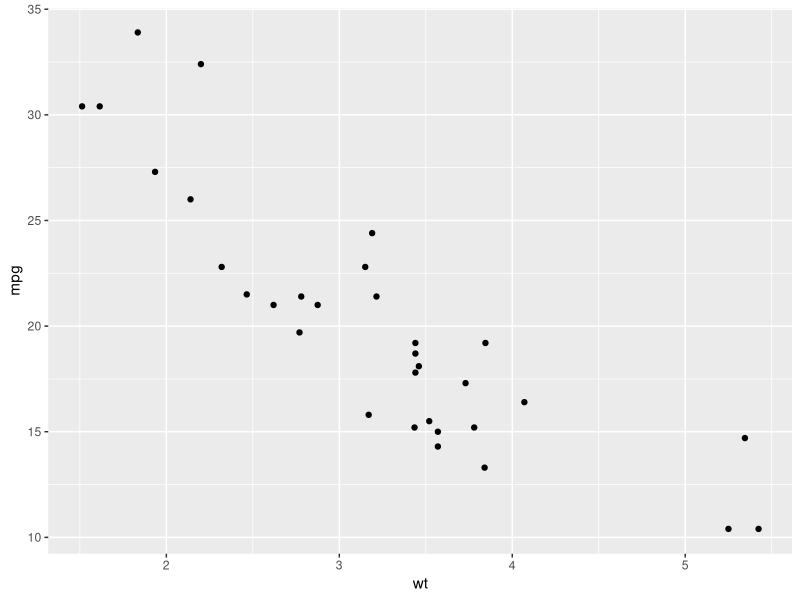
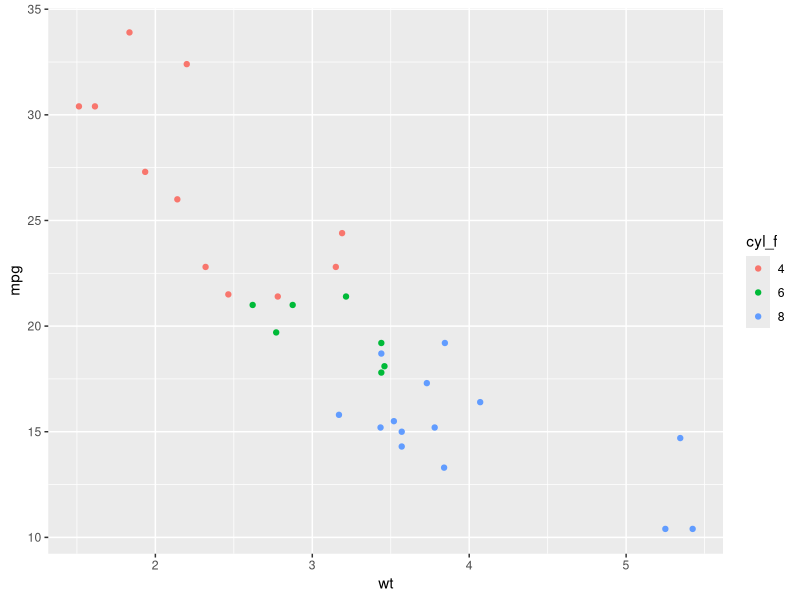
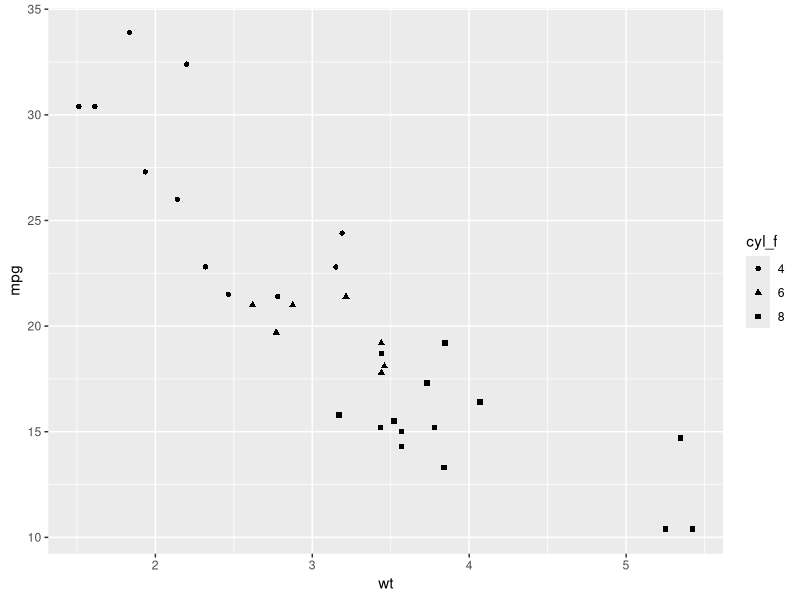
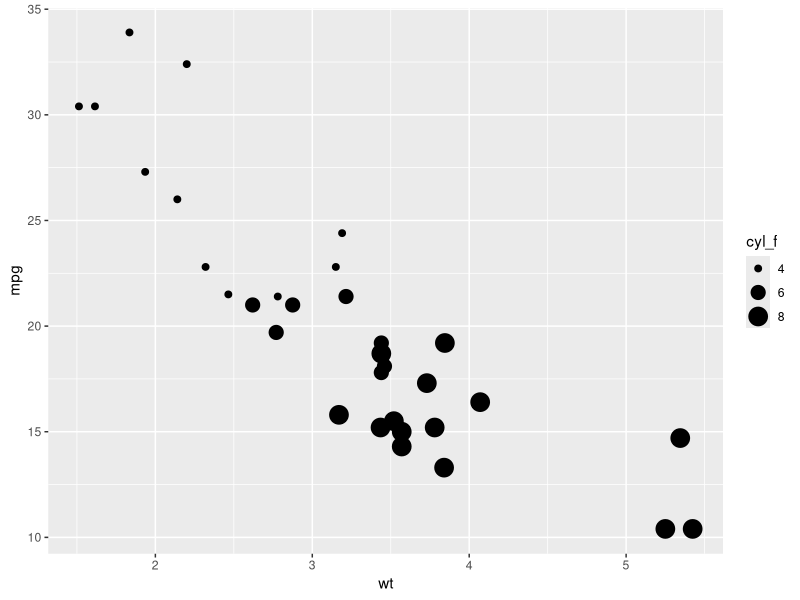
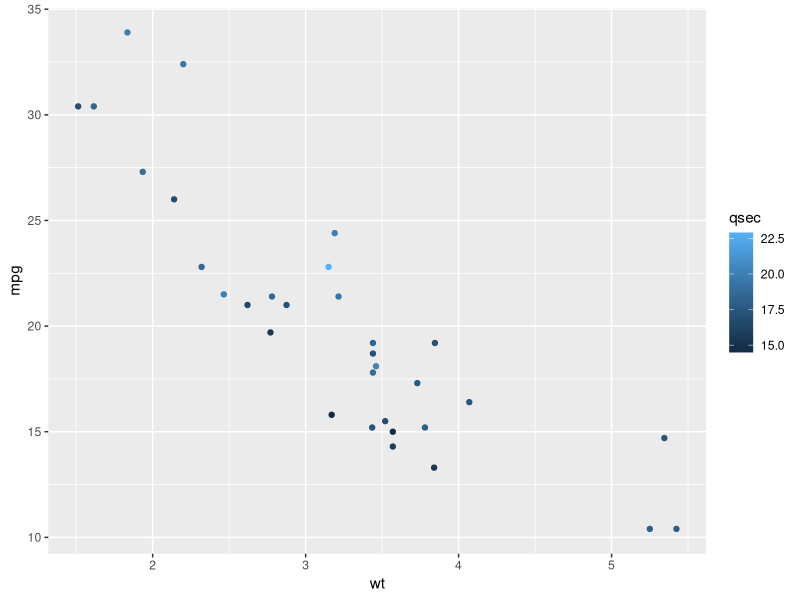
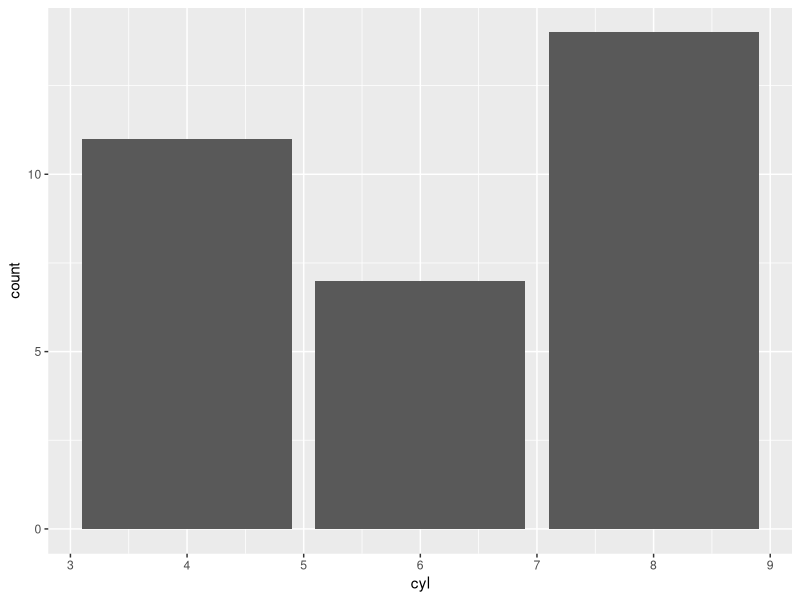
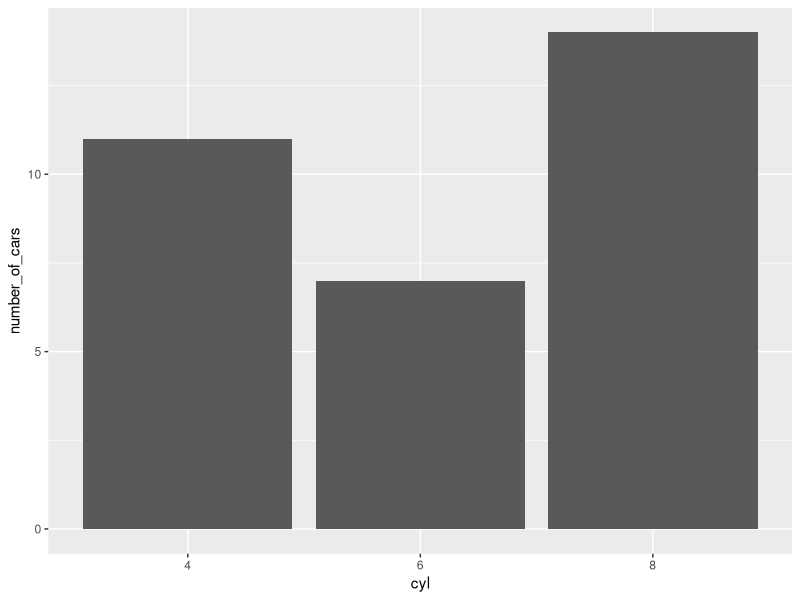
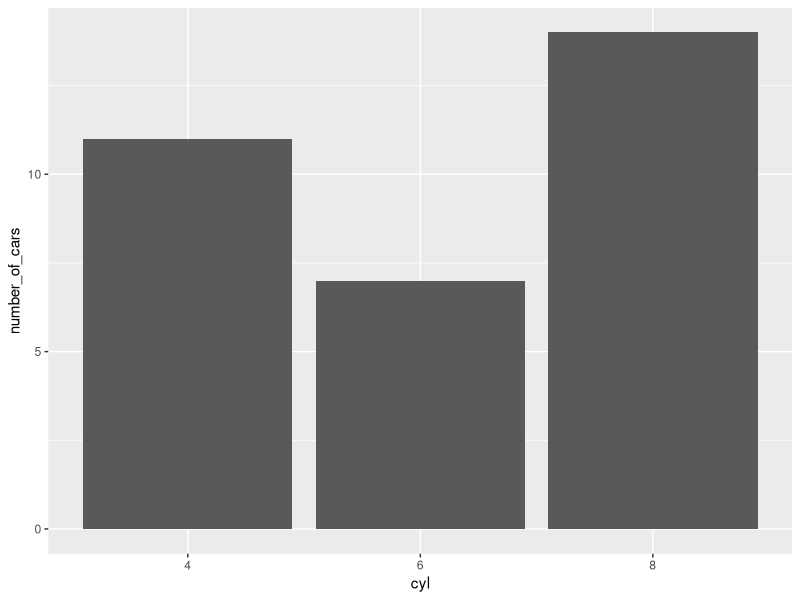

Reproduce these figures in R, in order.
## ---- chunk 1
knitr::opts_chunk$set(echo = TRUE, fig.width = 6, fig.height = 4)
# install.packages("prettydoc")
## ---- chunk 2
head(mtcars)
## ---- chunk 3
# Run install.packages("ggplot2") if ggplot2 is not yet installed
library(ggplot2)
ggplot(data = mtcars, mapping = aes(x = wt, y = mpg)) + 
  geom_point()
## ---- chunk 4
table(mtcars$cyl)
## ---- chunk 5
# First we check the class of cyl
class(mtcars$cyl)
# Because it is numeric, let's make cyl a factor so that we represent it as a categorical variable.
# We create a new variable in the dataframe, cyl_f, that is cyl converted to factor
mtcars$cyl_f <- factor(mtcars$cyl)

ggplot(data = mtcars, mapping = aes(x = wt, y = mpg, colour = cyl_f)) + 
 geom_point()
## ---- chunk 6
ggplot(data = mtcars, mapping = aes(x = wt, y = mpg, shape = cyl_f)) + 
 geom_point()
## ---- chunk 7
ggplot(data = mtcars, mapping = aes(x = wt, y = mpg, size = cyl_f)) + 
 geom_point()
## ---- chunk 8
ggplot(data = mtcars, mapping = aes(x = wt, y = mpg, colour = qsec)) + 
 geom_point()
## ---- chunk 9
#ggplot(data = mtcars, mapping = aes(x = wt, y = mpg, shape = qsec)) + 
# geom_point()
## ---- chunk 10
ggplot(data = mtcars, mapping = aes(x = cyl)) +
 geom_bar()

# # The same as
# ggplot(data = mtcars, mapping = aes(x = cyl)) +
#  geom_bar(stat = "count")
## ---- chunk 11
# Let's create the data frame
counts_by_cyl_data_frame <- as.data.frame(table(mtcars$cyl))
names(counts_by_cyl_data_frame) <- c("cyl", "number_of_cars")

ggplot(data = counts_by_cyl_data_frame, mapping = aes(x = cyl, y = 
number_of_cars)) +
 geom_col()
## ---- chunk 12
 # The same as
 ggplot(data = counts_by_cyl_data_frame, mapping = aes(x = cyl, y = number_of_cars)) +
  geom_bar(stat = "identity")
## ---- chunk 13
# First we make am factor, and we can change the 0/1 notation for a more informative notation: automatic/manual
mtcars$am_f <- factor(mtcars$am, levels = c(0, 1), labels = 
c("automatic","manual"))

ggplot(data = mtcars, mapping = aes(x = cyl, fill = am_f)) +
 geom_bar()
## ---- chunk 14
ggplot(data = mtcars, mapping = aes(x = cyl, fill = am_f)) +
 geom_bar(position = "dodge")
## ---- chunk 15
ggplot(data = mtcars, mapping = aes(x = cyl, fill = am_f)) +
 geom_bar(position = "fill")
## ---- chunk 16
ggplot(data = iris, mapping = aes(x = Sepal.Width)) +
 geom_histogram(binwidth = 0.1)
## ---- chunk 17
ggplot(data = iris, mapping = aes(x = Sepal.Width, fill = Species)) +
 geom_histogram(binwidth = 0.1) 
## ---- chunk 18
ggplot(data = iris, mapping = aes(x = Sepal.Width, fill = Species)) +
 geom_histogram(binwidth = 0.1) +
 facet_grid(Species ~ .)
## ---- chunk 19
iris$Petal.Type[iris$Petal.Length >= 4 ] <- "Long"
iris$Petal.Type[iris$Petal.Length < 4 ] <- "Short"

ggplot(data = iris, mapping = aes(x = Petal.Length, fill = Species)) +
 geom_histogram(binwidth = 0.1) +
 facet_grid(Petal.Type ~ Species)
## ---- chunk 20
ggplot(data = iris, mapping = aes(x = Sepal.Width, fill = Species)) +
 geom_histogram(binwidth = 0.1) +
 facet_grid(Species ~ .) +
 scale_fill_manual(values = c("darkorange", "darkgray", "black"))
## ---- chunk 21
# We save the common part of the plot in a variable and then we can add  more components with the "+" sign
p <- ggplot(data = iris, mapping = aes(x = Sepal.Width, fill = 
Species)) +
 geom_histogram(binwidth = 0.1) +
 facet_grid(Species ~ .)
p
# Option A:
p + scale_fill_manual(values = c("darkorange", "darkgray", "black"), 
name = "Species name") +
 scale_x_continuous(name = "Sepal width") + 
 ggtitle("Iris sepal variation")

# Option B:
# p + scale_fill_manual(values = c("darkorange", "darkgray", "black")) +
#  labs(title = "Iris sepal variation", x = "Sepal width", fill = "Species name")
## ---- chunk 22
ggplot(data = iris, mapping = aes(x = Sepal.Width, y = Sepal.Length)) +
 geom_point() +
 theme_classic()
## ---- chunk 23
ggplot(data = iris, mapping = aes(x = Sepal.Width, y = Sepal.Length)) +
 geom_point() +
 theme_dark()
ggplot(data = iris, mapping = aes(x = Sepal.Width, y = Sepal.Length)) +
 geom_point() +
 theme_void()
## ---- chunk 24
PB <- ggplot(data = iris, mapping = aes(x = Sepal.Width, fill = 
Species)) +
 geom_histogram(binwidth = 0.1) +
 facet_grid(Species ~ .)
PB
PB + scale_fill_brewer() + theme_classic()

PB <- ggplot(data = iris, mapping = aes(x = Sepal.Width, fill = 
Species)) +
 geom_histogram(binwidth = 0.1) +
 facet_grid(Species ~ .)
PB
PB + scale_fill_viridis_d() + theme_classic()
## ---- chunk 25
PB <- ggplot(data = iris, mapping = aes(x = Sepal.Width, fill = 
Species)) +
 geom_histogram(binwidth = 0.1) +
 facet_grid(Species ~ .)
PB
PB + scale_fill_viridis_d() + theme_classic() + labs(subtitle="Subtitle",tag="Tag",caption="Caption")
## ---- chunk 26

## ---- chunk 27
p <- ggplot(data = iris, mapping = aes(x = Sepal.Width, y = 
Sepal.Length)) + geom_point()
ggsave(filename = "plot.png", plot = p, width = 6, height = 4) # in inches by default
## ---- chunk 28
png(filename = "plot.png", width = 600, height = 400, res = 150) # In pixels by default
p
dev.off()
## ---- chunk 29
svg(filename = "plot.svg") # In pixels by default
p
dev.off()
## ---- chunk 30
#View(economics)
p6<-ggplot(data=economics, aes(x=date, y=unemploy))+geom_line()+xlab("Date_modified")+ylab("Unemploy_modified")+ggtitle("Title_last_exercise")

svg(filename = "last_ex_plot.svg") # In pixels by default
p6
dev.off()
